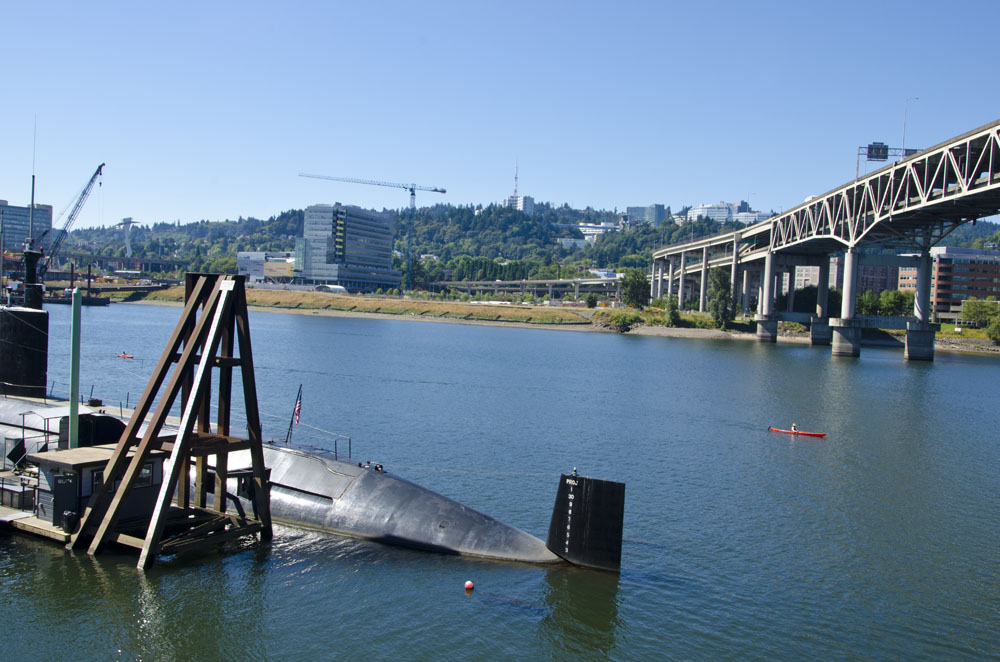
#> input picture Images/Right.jpg, 1000 x 662 px, found by its file name
$ python Panorama.py
#> lines starting #> are read from the running program, lines starting #| are printed output that depends on the picture
# Imports
import cv2
import numpy as np

# Read in the first of the overlapping images 'Right.jpg' and convert it from RGB to Gray
originalImageRight = cv2.imread('./Images/Right.jpg')
#> originalImageRight is the input picture: shape (662, 1000, 3); mean B, G, R 152.6, 129.6, 105.9
originalImageRightGrey = cv2.cvtColor(originalImageRight, cv2.COLOR_RGB2GRAY)
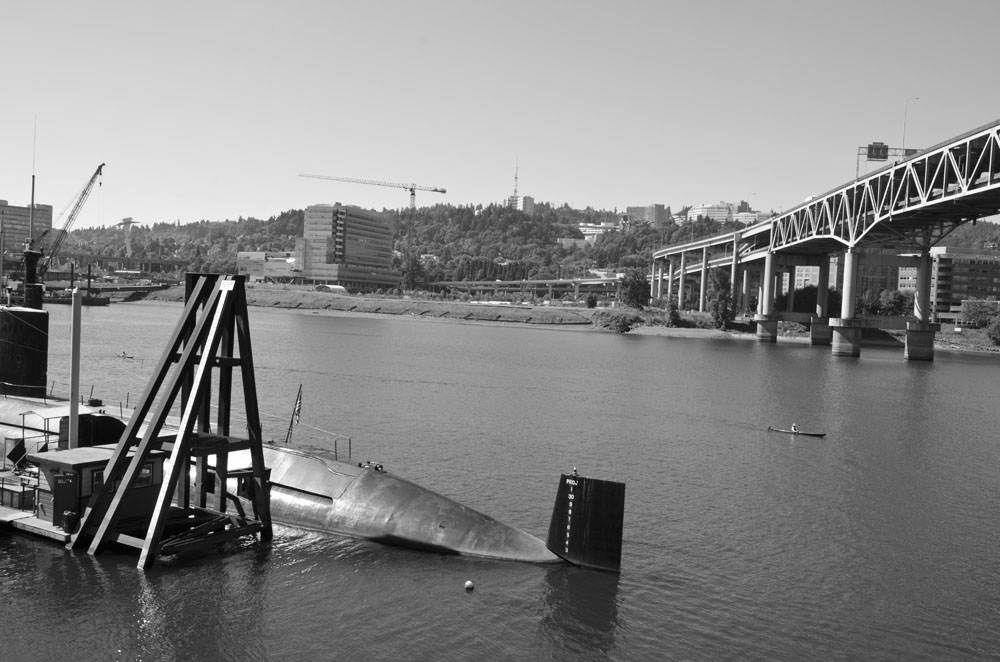
#> originalImageRightGrey: shape (662, 1000); min 0, max 255, mean 133.8

# Read in the second of the overlapping images 'Left.jpg' and convert it from RGB to Gray
originalImageLeft = cv2.imread('./Images/Left.jpg')
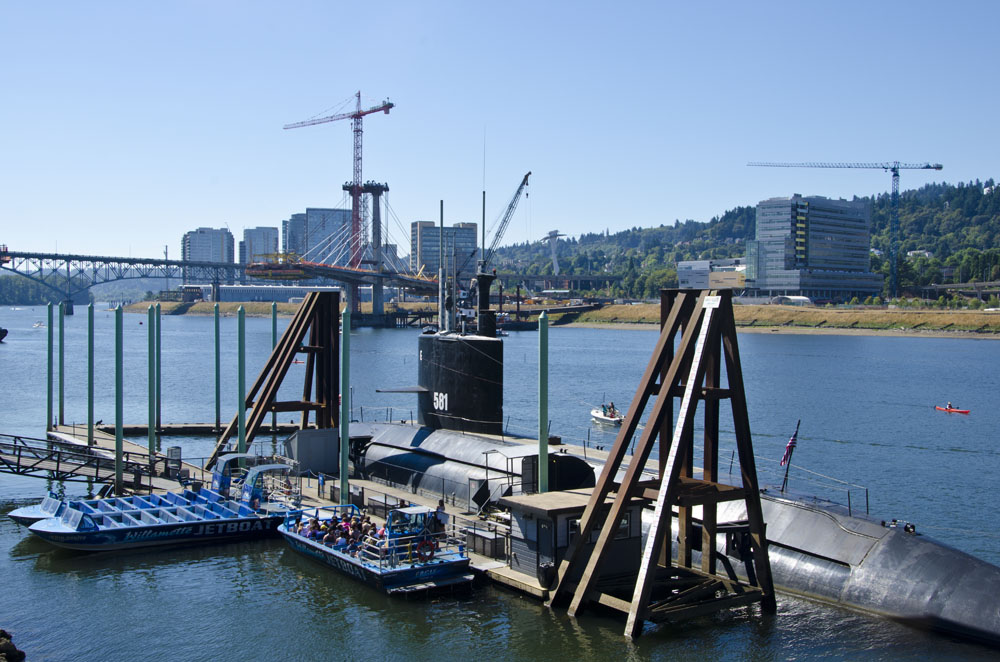
#> input picture Images/Left.jpg, 1000 x 662 px, found by its file name
#> originalImageLeft is the input picture: shape (662, 1000, 3); mean B, G, R 158, 133.8, 112.4
originalImageLeftGrey = cv2.cvtColor(originalImageLeft, cv2.COLOR_RGB2GRAY)
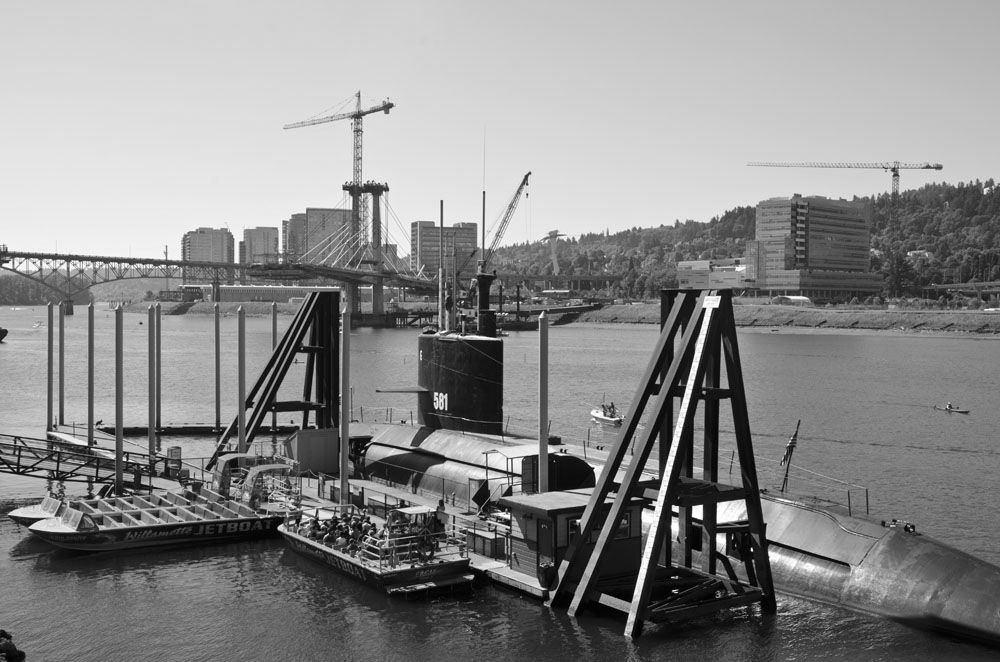
#> originalImageLeftGrey: shape (662, 1000); min 0, max 255, mean 138.6

# This section uses the OpenCV SIFT descriptor function to find the matching features in both of
# the images. We will be using the best-matched SIFT features for the image stitching process.
# For each image, key points and their respective descriptors are extracted.
# These keypoints show the features that have been detected on an image using SIFT. To join together
# the 'Left' and 'Right' images, these keypoints are used to find the overlapping points.
sift = cv2.SIFT_create()
rightKeyPoints, rightDescriptor = sift.detectAndCompute(originalImageRightGrey, None)
#> rightKeyPoints = 2981 keypoints; strongest (x, y, size): (212, 460, 7), (193, 459, 3.4), (239, 460, 13.9), (232, 484, 8.1)
leftKeyPoints, leftDescriptor = sift.detectAndCompute(originalImageLeftGrey, None)
#> leftKeyPoints = 4098 keypoints; strongest (x, y, size): (698, 512, 8.4), (752, 550, 1.9), (730, 512, 16.6), (721, 540, 7.8)

# For this code, I will be using the BFMatcher. This matcher will look at the features from both
# of the images (above) and add the top two 'matches' to a list.
match = cv2.BFMatcher()
matches = match.knnMatch(rightDescriptor, leftDescriptor, k=2)
#> matches = 2981 matches
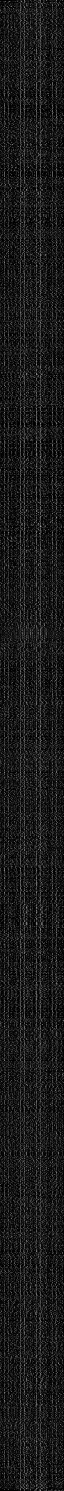
#> rightDescriptor: shape (2981, 128) float32 (shown at 1/2 size); min 0, max 220, mean 26.1

# In order to reduce the chance that a feature may exist more than once within an image, the features
# are cycled through and filtered out based on whether they satisfy a certain ratio. If the ratio of the
# feature is greater than the ratio below, it is considered a match and added to the 'goodMatch' list.
goodMatch = []
for m, n in matches:
    if (m.distance < 0.5 * n.distance):
        goodMatch.append(m)
#> after the loop, goodMatch = 287 matches

# A variable called minimumMatches is initialised. If the length of the list 'goodMatch' is not less than the
# minimum matches, we consider this to be an image that can be stitched. Otherwise, a message is printed
# informing the user that there are not enough matches.
# Next, the two images need to be aligned. For this, a homography matrix is needed. RANSAC is used to
# estimate the homography matrix.
# Once the homography matrix has been found, the two images can be stitched together. First of all the view
# needs to be changed so that the images appear in line. To do this, the perspective must be warped. The
# 'Right' image is taken first, without any overlapping, and the 'Left' image is added to it so that the final
# image contains both fully stitched 'sides' in the correct alignment.
minimumMatches = 10
if len(goodMatch) > minimumMatches:
    sourcePoints = np.float32([rightKeyPoints[m.queryIdx].pt for m in goodMatch]).reshape(-1, 1, 2)
#> sourcePoints = 287 rows, first 8: [6.04, 438.5], [6.58, 466.4], [11.58, 521], [17.06, 433.4], [23.5, 427.4], [23.5, 427.4], [27.77, 433.7], [40.67, 511.9]
    destinationPoints = np.float32([leftKeyPoints[m.trainIdx].pt for m in goodMatch]).reshape(-1, 1, 2)
#> destinationPoints = 287 rows, first 8: [469.8, 479], [471.3, 509.5], [486.1, 570.6], [480.1, 474.2], [486.8, 467.9], [486.8, 467.9], [491.4, 474.6], [514, 562.2]

    M, mask = cv2.findHomography(sourcePoints, destinationPoints, cv2.RANSAC, 5.0)
#> M = [[0.76, 0.0144, 419.6], [-0.169, 1.04, 11.97], [-0.000409, -4.15e-05, 1]]; mask = 287 values, max 1 at index 14, min 0 at index 0, mean 0.697
else:
    print("Not enough matches.")

panoramicImage = cv2.warpPerspective(originalImageRight, M, (originalImageLeft.shape[1] + originalImageRight.shape[1], originalImageLeft.shape[0]))
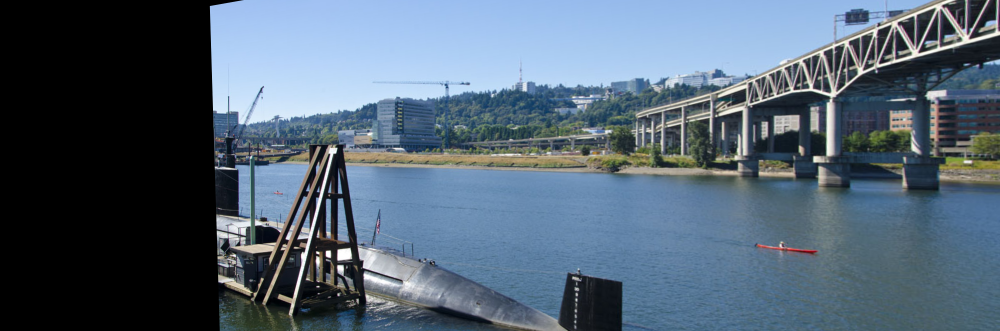
#> panoramicImage: shape (662, 2000, 3) (shown at 1/2 size); mean B, G, R 114.8, 99.1, 82.6
panoramicImage[0:originalImageLeft.shape[0], 0:originalImageLeft.shape[1]] = originalImageLeft
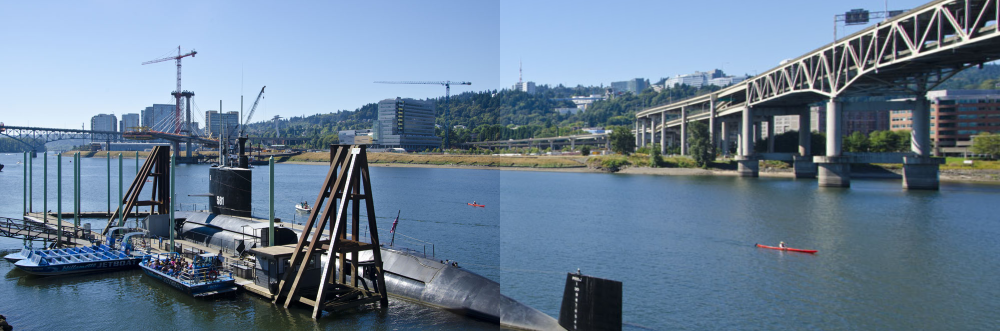
#> panoramicImage: shape (662, 2000, 3) (shown at 1/2 size); mean B, G, R 147.6, 126.2, 104.9

# The new array 'panoramicImage' is then saved to a JPG file in the local contents folder as 'Panorama.jpg' using
# cv2.imwrite() and the image is displayed.
cv2.imwrite("./Images/Panorama.jpg", panoramicImage)
cv2.imshow("Panoramic View", panoramicImage)
cv2.waitKey(0);
